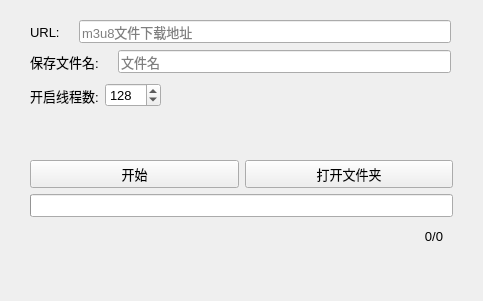
<?xml version="1.0" encoding="UTF-8"?>
<ui version="4.0">
 <class>Form</class>
 <widget class="QWidget" name="Form">
  <property name="geometry">
   <rect>
    <x>0</x>
    <y>0</y>
    <width>483</width>
    <height>301</height>
   </rect>
  </property>
  <property name="font">
   <font>
    <family>Arial</family>
    <pointsize>10</pointsize>
   </font>
  </property>
  <property name="windowTitle">
   <string>M3U8下载器</string>
  </property>
  <widget class="QWidget" name="layoutWidget">
   <property name="geometry">
    <rect>
     <x>30</x>
     <y>80</y>
     <width>131</width>
     <height>31</height>
    </rect>
   </property>
   <layout class="QHBoxLayout" name="horizontalLayout_2">
    <property name="sizeConstraint">
     <enum>QLayout::SetNoConstraint</enum>
    </property>
    <item>
     <widget class="QLabel" name="label_3">
      <property name="text">
       <string>开启线程数:</string>
      </property>
     </widget>
    </item>
    <item>
     <widget class="QSpinBox" name="thread_count">
      <property name="minimum">
       <number>1</number>
      </property>
      <property name="maximum">
       <number>256</number>
      </property>
      <property name="value">
       <number>128</number>
      </property>
     </widget>
    </item>
   </layout>
  </widget>
  <widget class="QWidget" name="layoutWidget">
   <property name="geometry">
    <rect>
     <x>30</x>
     <y>20</y>
     <width>421</width>
     <height>24</height>
    </rect>
   </property>
   <layout class="QHBoxLayout" name="horizontalLayout">
    <property name="spacing">
     <number>19</number>
    </property>
    <property name="sizeConstraint">
     <enum>QLayout::SetNoConstraint</enum>
    </property>
    <item>
     <widget class="QLabel" name="label">
      <property name="text">
       <string>URL:</string>
      </property>
     </widget>
    </item>
    <item>
     <widget class="QLineEdit" name="url_input">
      <property name="placeholderText">
       <string>m3u8文件下载地址</string>
      </property>
     </widget>
    </item>
   </layout>
  </widget>
  <widget class="QWidget" name="layoutWidget">
   <property name="geometry">
    <rect>
     <x>30</x>
     <y>160</y>
     <width>423</width>
     <height>121</height>
    </rect>
   </property>
   <layout class="QVBoxLayout" name="verticalLayout">
    <property name="sizeConstraint">
     <enum>QLayout::SetNoConstraint</enum>
    </property>
    <item>
     <layout class="QHBoxLayout" name="horizontalLayout_3">
      <property name="sizeConstraint">
       <enum>QLayout::SetNoConstraint</enum>
      </property>
      <item>
       <widget class="QPushButton" name="startButton">
        <property name="text">
         <string>开始</string>
        </property>
       </widget>
      </item>
      <item>
       <widget class="QPushButton" name="open_folderButton">
        <property name="text">
         <string>打开文件夹</string>
        </property>
       </widget>
      </item>
     </layout>
    </item>
    <item>
     <widget class="QProgressBar" name="progressBar">
      <property name="value">
       <number>0</number>
      </property>
      <property name="textVisible">
       <bool>false</bool>
      </property>
     </widget>
    </item>
    <item>
     <layout class="QHBoxLayout" name="horizontalLayout_4">
      <property name="leftMargin">
       <number>0</number>
      </property>
      <property name="rightMargin">
       <number>10</number>
      </property>
      <item>
       <widget class="QLabel" name="progress_text">
        <property name="layoutDirection">
         <enum>Qt::LeftToRight</enum>
        </property>
        <property name="text">
         <string>0/0</string>
        </property>
        <property name="alignment">
         <set>Qt::AlignRight|Qt::AlignTrailing|Qt::AlignVCenter</set>
        </property>
       </widget>
      </item>
     </layout>
    </item>
    <item>
     <widget class="QLabel" name="detail_label">
      <property name="text">
       <string/>
      </property>
      <property name="wordWrap">
       <bool>true</bool>
      </property>
     </widget>
    </item>
   </layout>
  </widget>
  <widget class="QWidget" name="layoutWidget_2">
   <property name="geometry">
    <rect>
     <x>30</x>
     <y>50</y>
     <width>421</width>
     <height>24</height>
    </rect>
   </property>
   <layout class="QHBoxLayout" name="horizontalLayout_8">
    <property name="spacing">
     <number>19</number>
    </property>
    <property name="sizeConstraint">
     <enum>QLayout::SetNoConstraint</enum>
    </property>
    <item>
     <widget class="QLabel" name="label_6">
      <property name="text">
       <string>保存文件名:</string>
      </property>
     </widget>
    </item>
    <item>
     <widget class="QLineEdit" name="file_name">
      <property name="placeholderText">
       <string>文件名</string>
      </property>
     </widget>
    </item>
   </layout>
  </widget>
 </widget>
 <resources/>
 <connections/>
</ui>
